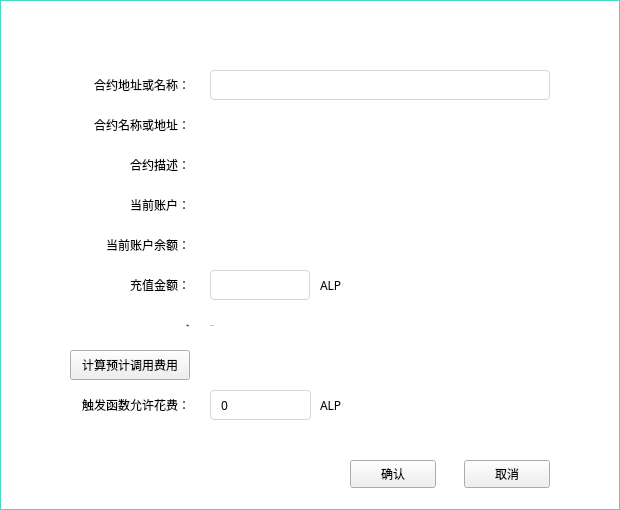
<?xml version="1.0" encoding="UTF-8"?>
<ui version="4.0">
 <class>TransferDialog</class>
 <widget class="QDialog" name="TransferDialog">
  <property name="geometry">
   <rect>
    <x>0</x>
    <y>0</y>
    <width>620</width>
    <height>510</height>
   </rect>
  </property>
  <property name="font">
   <font>
    <family>微软雅黑</family>
   </font>
  </property>
  <property name="windowTitle">
   <string>Dialog</string>
  </property>
  <property name="styleSheet">
   <string notr="true">#TransferDialog{border:1px solid rgb(68,217,199);background-color:white;}
QLineEdit{border:1px solid rgb(214,214,214);border-radius:4px;padding: 0px 8px 0px 8px;font: 12px &quot;微软雅黑&quot;;}
QLabel{font: 12px &quot;微软雅黑&quot;;}</string>
  </property>
  <widget class="QLabel" name="label">
   <property name="geometry">
    <rect>
     <x>50</x>
     <y>70</y>
     <width>140</width>
     <height>30</height>
    </rect>
   </property>
   <property name="text">
    <string>合约地址或名称：</string>
   </property>
   <property name="alignment">
    <set>Qt::AlignRight|Qt::AlignTrailing|Qt::AlignVCenter</set>
   </property>
  </widget>
  <widget class="QLabel" name="label_2">
   <property name="geometry">
    <rect>
     <x>50</x>
     <y>270</y>
     <width>140</width>
     <height>30</height>
    </rect>
   </property>
   <property name="text">
    <string>充值金额：</string>
   </property>
   <property name="alignment">
    <set>Qt::AlignRight|Qt::AlignTrailing|Qt::AlignVCenter</set>
   </property>
  </widget>
  <widget class="QLineEdit" name="amountLineEdit">
   <property name="geometry">
    <rect>
     <x>210</x>
     <y>270</y>
     <width>100</width>
     <height>30</height>
    </rect>
   </property>
  </widget>
  <widget class="QLabel" name="label_4">
   <property name="geometry">
    <rect>
     <x>320</x>
     <y>390</y>
     <width>51</width>
     <height>30</height>
    </rect>
   </property>
   <property name="text">
    <string>ALP</string>
   </property>
   <property name="alignment">
    <set>Qt::AlignLeading|Qt::AlignLeft|Qt::AlignVCenter</set>
   </property>
  </widget>
  <widget class="QLabel" name="label_5">
   <property name="geometry">
    <rect>
     <x>50</x>
     <y>110</y>
     <width>140</width>
     <height>30</height>
    </rect>
   </property>
   <property name="text">
    <string>合约名称或地址：</string>
   </property>
   <property name="alignment">
    <set>Qt::AlignRight|Qt::AlignTrailing|Qt::AlignVCenter</set>
   </property>
  </widget>
  <widget class="QLabel" name="label_6">
   <property name="geometry">
    <rect>
     <x>50</x>
     <y>150</y>
     <width>140</width>
     <height>30</height>
    </rect>
   </property>
   <property name="text">
    <string>合约描述：</string>
   </property>
   <property name="alignment">
    <set>Qt::AlignRight|Qt::AlignTrailing|Qt::AlignVCenter</set>
   </property>
  </widget>
  <widget class="QLabel" name="nameOrAddressLabel">
   <property name="geometry">
    <rect>
     <x>210</x>
     <y>110</y>
     <width>340</width>
     <height>30</height>
    </rect>
   </property>
   <property name="text">
    <string/>
   </property>
   <property name="alignment">
    <set>Qt::AlignLeading|Qt::AlignLeft|Qt::AlignVCenter</set>
   </property>
   <property name="textInteractionFlags">
    <set>Qt::LinksAccessibleByMouse|Qt::TextSelectableByMouse</set>
   </property>
  </widget>
  <widget class="QLabel" name="descriptionLabel">
   <property name="geometry">
    <rect>
     <x>210</x>
     <y>150</y>
     <width>340</width>
     <height>30</height>
    </rect>
   </property>
   <property name="text">
    <string/>
   </property>
   <property name="alignment">
    <set>Qt::AlignLeading|Qt::AlignLeft|Qt::AlignVCenter</set>
   </property>
   <property name="textInteractionFlags">
    <set>Qt::LinksAccessibleByMouse|Qt::TextSelectableByMouse</set>
   </property>
  </widget>
  <widget class="QLabel" name="label_7">
   <property name="geometry">
    <rect>
     <x>50</x>
     <y>190</y>
     <width>140</width>
     <height>30</height>
    </rect>
   </property>
   <property name="text">
    <string>当前账户：</string>
   </property>
   <property name="alignment">
    <set>Qt::AlignRight|Qt::AlignTrailing|Qt::AlignVCenter</set>
   </property>
  </widget>
  <widget class="QLabel" name="label_8">
   <property name="geometry">
    <rect>
     <x>50</x>
     <y>230</y>
     <width>140</width>
     <height>30</height>
    </rect>
   </property>
   <property name="text">
    <string>当前账户余额：</string>
   </property>
   <property name="alignment">
    <set>Qt::AlignRight|Qt::AlignTrailing|Qt::AlignVCenter</set>
   </property>
  </widget>
  <widget class="QToolButton" name="okBtn">
   <property name="geometry">
    <rect>
     <x>350</x>
     <y>460</y>
     <width>86</width>
     <height>28</height>
    </rect>
   </property>
   <property name="font">
    <font>
     <family>微软雅黑</family>
     <pointsize>9</pointsize>
     <weight>50</weight>
     <italic>false</italic>
     <bold>false</bold>
    </font>
   </property>
   <property name="styleSheet">
    <string notr="true">font: 9pt &quot;微软雅黑&quot;;</string>
   </property>
   <property name="text">
    <string>确认</string>
   </property>
  </widget>
  <widget class="QToolButton" name="cancelBtn">
   <property name="geometry">
    <rect>
     <x>464</x>
     <y>460</y>
     <width>86</width>
     <height>28</height>
    </rect>
   </property>
   <property name="font">
    <font>
     <family>微软雅黑</family>
     <pointsize>9</pointsize>
     <weight>50</weight>
     <italic>false</italic>
     <bold>false</bold>
    </font>
   </property>
   <property name="styleSheet">
    <string notr="true">font: 9pt &quot;微软雅黑&quot;;</string>
   </property>
   <property name="text">
    <string>取消</string>
   </property>
  </widget>
  <widget class="QLabel" name="currentAccountLabel">
   <property name="geometry">
    <rect>
     <x>210</x>
     <y>190</y>
     <width>340</width>
     <height>30</height>
    </rect>
   </property>
   <property name="text">
    <string/>
   </property>
   <property name="alignment">
    <set>Qt::AlignLeading|Qt::AlignLeft|Qt::AlignVCenter</set>
   </property>
  </widget>
  <widget class="QLabel" name="balanceLabel">
   <property name="geometry">
    <rect>
     <x>210</x>
     <y>230</y>
     <width>220</width>
     <height>30</height>
    </rect>
   </property>
   <property name="text">
    <string/>
   </property>
   <property name="alignment">
    <set>Qt::AlignLeading|Qt::AlignLeft|Qt::AlignVCenter</set>
   </property>
  </widget>
  <widget class="QLabel" name="label_3">
   <property name="geometry">
    <rect>
     <x>50</x>
     <y>390</y>
     <width>140</width>
     <height>30</height>
    </rect>
   </property>
   <property name="text">
    <string>触发函数允许花费：</string>
   </property>
   <property name="alignment">
    <set>Qt::AlignRight|Qt::AlignTrailing|Qt::AlignVCenter</set>
   </property>
  </widget>
  <widget class="QLineEdit" name="onDepositAmountLineEdit">
   <property name="geometry">
    <rect>
     <x>210</x>
     <y>390</y>
     <width>101</width>
     <height>30</height>
    </rect>
   </property>
   <property name="text">
    <string>0</string>
   </property>
  </widget>
  <widget class="QLabel" name="label_9">
   <property name="geometry">
    <rect>
     <x>320</x>
     <y>270</y>
     <width>51</width>
     <height>30</height>
    </rect>
   </property>
   <property name="text">
    <string>ALP</string>
   </property>
   <property name="alignment">
    <set>Qt::AlignLeading|Qt::AlignLeft|Qt::AlignVCenter</set>
   </property>
  </widget>
  <widget class="QLineEdit" name="addressOrNameLineEdit">
   <property name="geometry">
    <rect>
     <x>210</x>
     <y>70</y>
     <width>340</width>
     <height>30</height>
    </rect>
   </property>
  </widget>
  <widget class="QToolButton" name="estimateBtn">
   <property name="geometry">
    <rect>
     <x>70</x>
     <y>350</y>
     <width>120</width>
     <height>30</height>
    </rect>
   </property>
   <property name="font">
    <font>
     <family>微软雅黑</family>
     <pointsize>9</pointsize>
     <weight>50</weight>
     <italic>false</italic>
     <bold>false</bold>
    </font>
   </property>
   <property name="styleSheet">
    <string notr="true">font: 9pt &quot;微软雅黑&quot;;</string>
   </property>
   <property name="text">
    <string>计算预计调用费用</string>
   </property>
  </widget>
  <widget class="QLabel" name="costLabel">
   <property name="geometry">
    <rect>
     <x>210</x>
     <y>350</y>
     <width>130</width>
     <height>30</height>
    </rect>
   </property>
   <property name="text">
    <string/>
   </property>
  </widget>
  <widget class="QLabel" name="label_10">
   <property name="geometry">
    <rect>
     <x>20</x>
     <y>5</y>
     <width>81</width>
     <height>30</height>
    </rect>
   </property>
   <property name="font">
    <font>
     <family>微软雅黑</family>
     <pointsize>-1</pointsize>
     <weight>50</weight>
     <italic>false</italic>
     <bold>false</bold>
    </font>
   </property>
   <property name="styleSheet">
    <string notr="true">font: 14px &quot;微软雅黑&quot;;
color: rgb(255, 255, 255);</string>
   </property>
   <property name="text">
    <string>合约充值</string>
   </property>
  </widget>
  <widget class="QToolButton" name="closeBtn">
   <property name="geometry">
    <rect>
     <x>589</x>
     <y>12</y>
     <width>16</width>
     <height>16</height>
    </rect>
   </property>
   <property name="font">
    <font>
     <family>微软雅黑</family>
    </font>
   </property>
   <property name="cursor">
    <cursorShape>PointingHandCursor</cursorShape>
   </property>
   <property name="styleSheet">
    <string notr="true">QToolButton{background-image:url(:pic2/close5.png);background-repeat: repeat-xy;background-position: center;background-attachment: fixed;background-clip: padding;border-style: flat;}</string>
   </property>
   <property name="text">
    <string/>
   </property>
  </widget>
  <widget class="QLabel" name="label_11">
   <property name="geometry">
    <rect>
     <x>210</x>
     <y>310</y>
     <width>80</width>
     <height>30</height>
    </rect>
   </property>
   <property name="font">
    <font>
     <family>微软雅黑</family>
     <pointsize>-1</pointsize>
     <weight>50</weight>
     <italic>false</italic>
     <bold>false</bold>
    </font>
   </property>
   <property name="text">
    <string>0.01 ALP</string>
   </property>
   <property name="alignment">
    <set>Qt::AlignLeading|Qt::AlignLeft|Qt::AlignVCenter</set>
   </property>
  </widget>
  <widget class="QLabel" name="label_12">
   <property name="geometry">
    <rect>
     <x>50</x>
     <y>310</y>
     <width>140</width>
     <height>30</height>
    </rect>
   </property>
   <property name="font">
    <font>
     <family>微软雅黑</family>
     <pointsize>-1</pointsize>
     <weight>50</weight>
     <italic>false</italic>
     <bold>false</bold>
    </font>
   </property>
   <property name="text">
    <string>手续费：</string>
   </property>
   <property name="alignment">
    <set>Qt::AlignRight|Qt::AlignTrailing|Qt::AlignVCenter</set>
   </property>
  </widget>
 </widget>
 <resources/>
 <connections/>
</ui>
